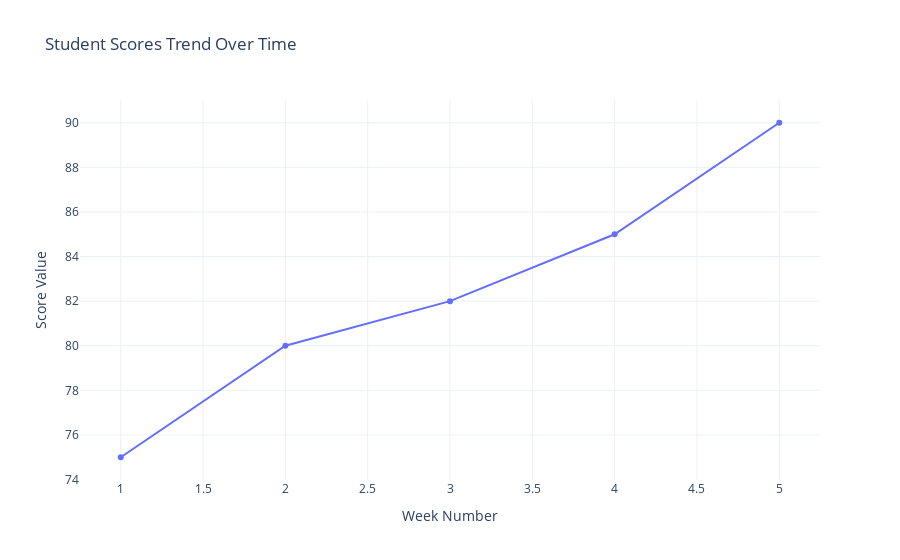

Write notebook code for a chart like this one.
### Code cell
# Customizing the line plot
fig.update_layout(
    title='Student Scores Trend Over Time',
    xaxis_title='Week Number',
    yaxis_title='Score Value'
)
fig.update_layout(template='plotly_white')
fig.show()
# Save the plot to an HTML file
fig.write_html("student_scores.html")

### Figure 1 — Plotly figure (JSON) as saved in the notebook; plotly's stock layout.template omitted (floating-point values rounded to 4 significant figures)
{"data": [{"hovertemplate": "Week=%{x}<br>Score=%{y}<extra></extra>", "legendgroup": "", "line": {"color": "#636efa", "dash": "solid"}, "marker": {"symbol": "circle"}, "mode": "lines+markers", "name": "", "orientation": "v", "showlegend": false, "type": "scatter", "x": [1, 2, 3, 4, 5], "xaxis": "x", "y": [75, 80, 82, 85, 90], "yaxis": "y"}], "layout": {"legend": {"tracegroupgap": 0}, "title": {"text": "Student Scores Trend Over Time"}, "xaxis": {"anchor": "y", "domain": [0, 1], "title": {"text": "Week Number"}}, "yaxis": {"anchor": "x", "domain": [0, 1], "title": {"text": "Score Value"}}}}
